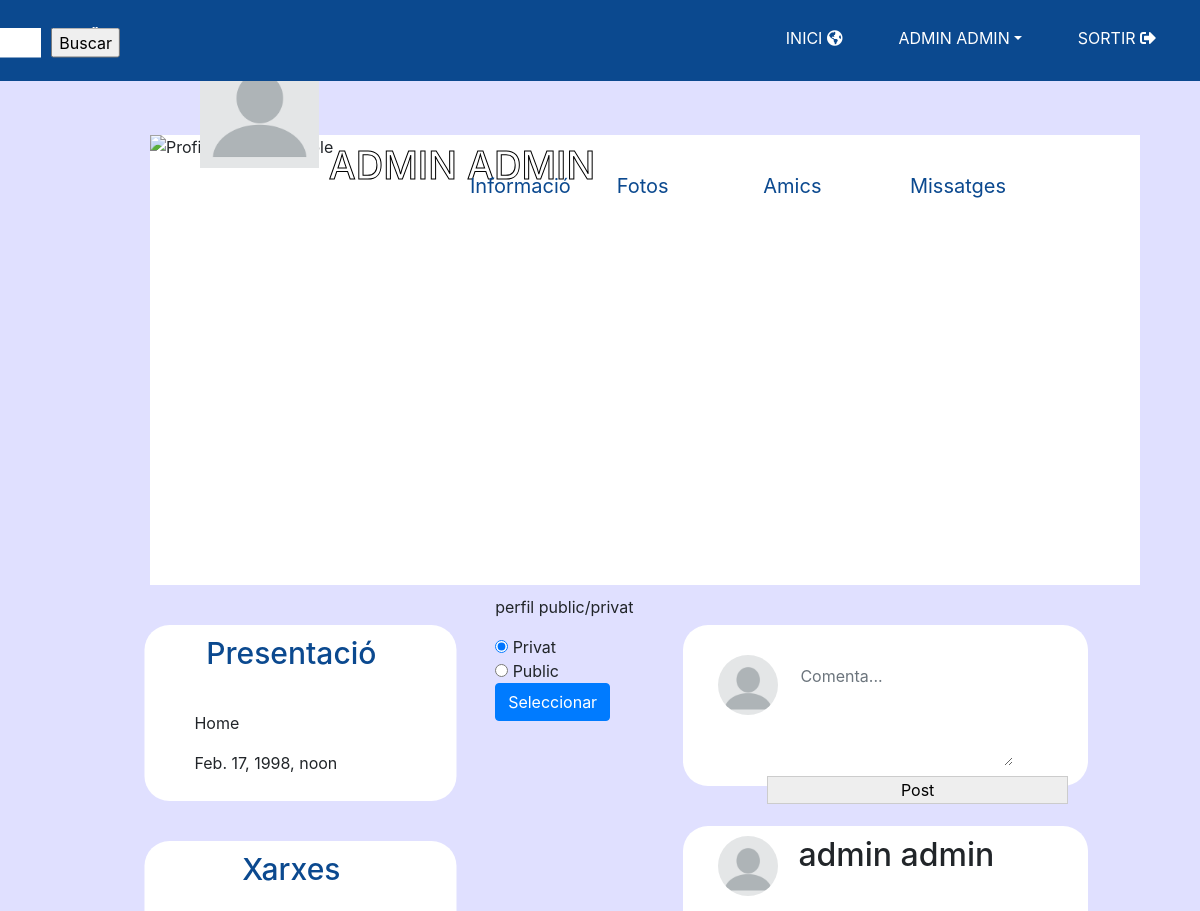
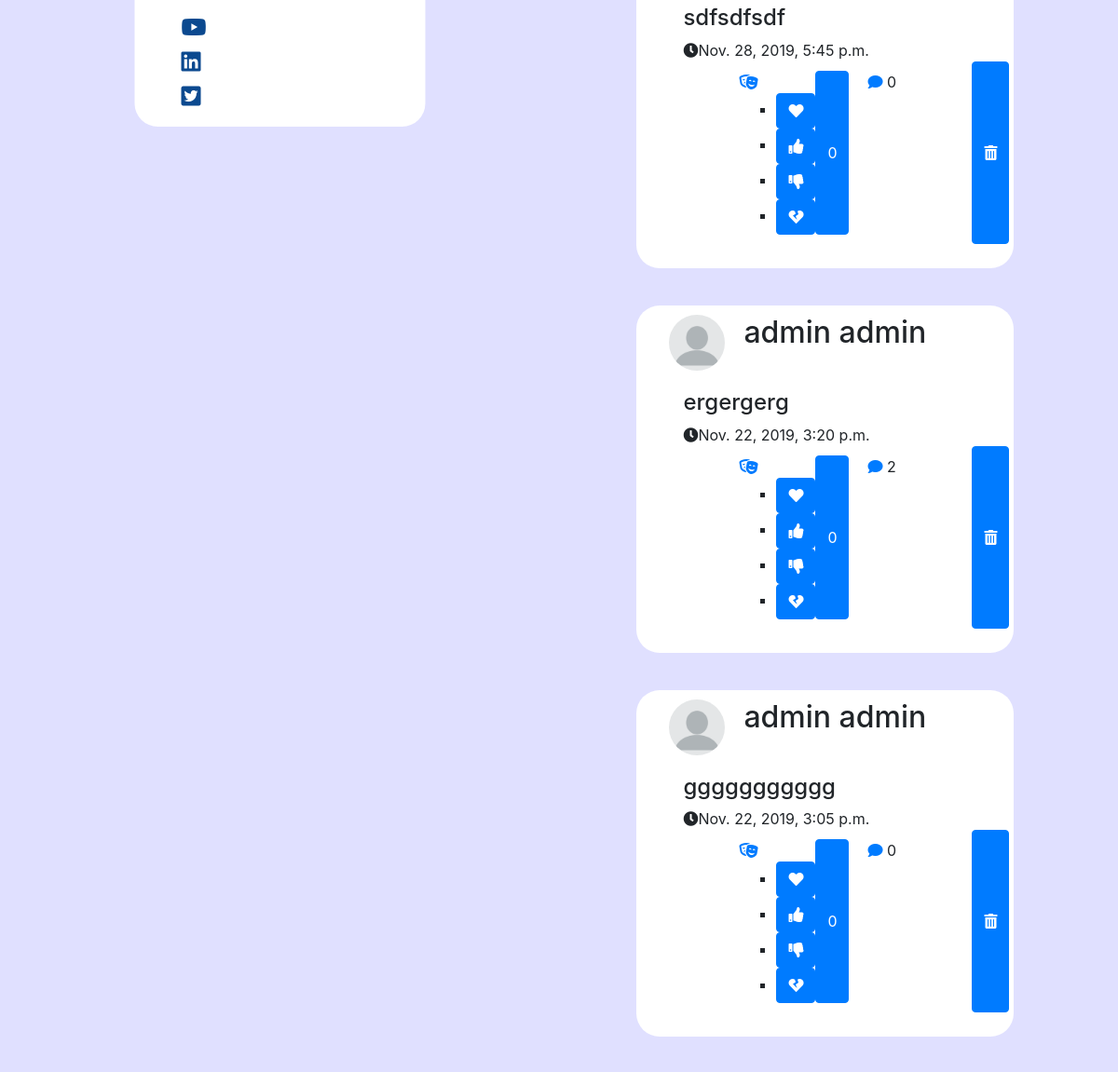
Page /perfil/admin@gmail.com/ (signed in, upper part) on the earlier database version (2 pictures, top to bottom).
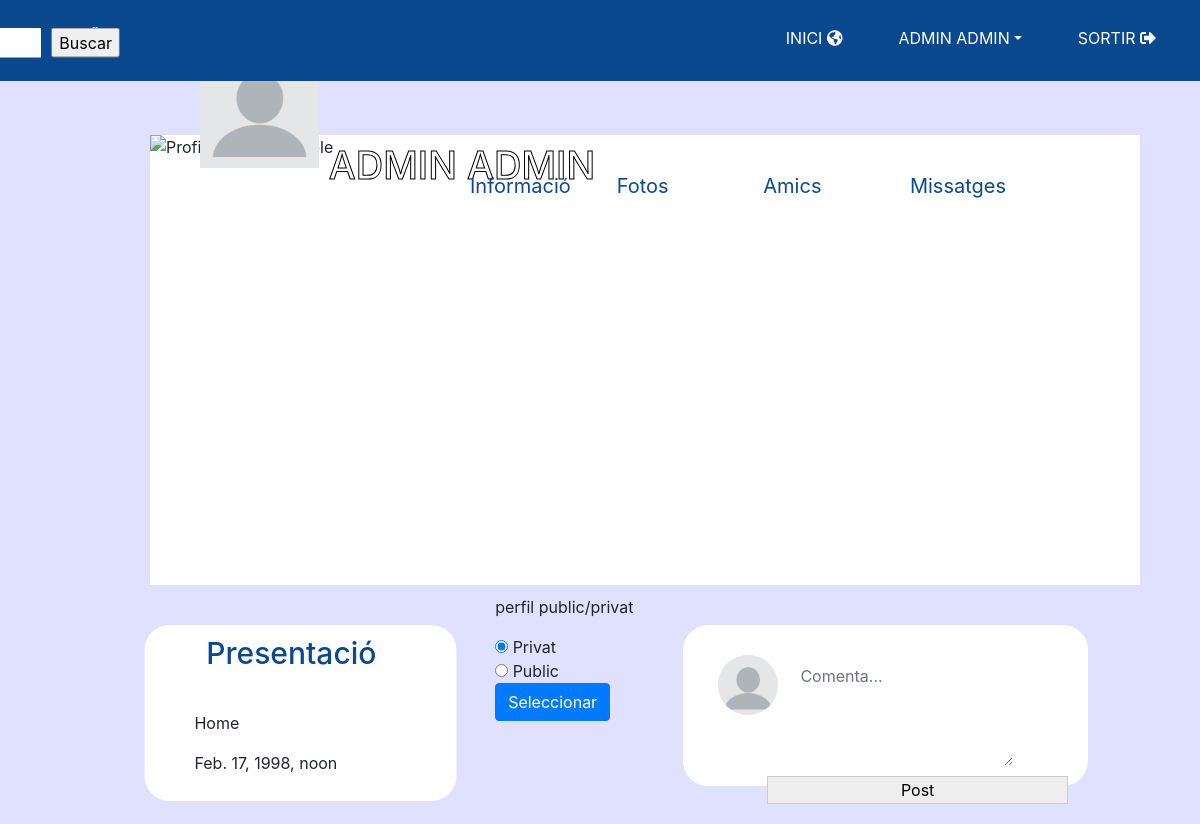
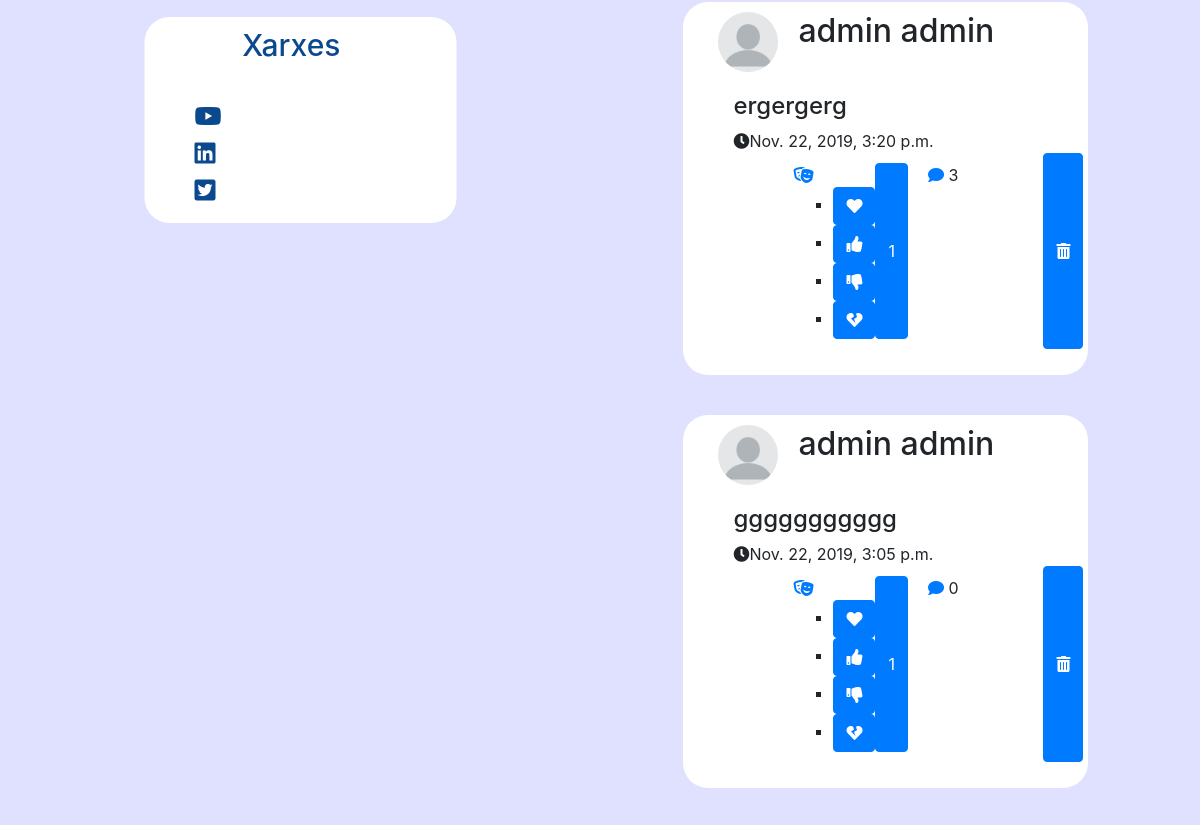
Same page on the later database version (2 pictures, top to bottom).
### likeme/models.py (models this page shows, shortened)
class Posteig(models.Model):
    id = models.AutoField(primary_key=True)
    content = models.CharField(max_length=200)
    user_post = models.ForeignKey(User, on_delete=models.CASCADE)
    creation_date = models.DateTimeField(auto_now_add=True)

class LikeMeUser(AbstractBaseUser):
    email = models.EmailField(verbose_name='email address', max_length=90, unique=True)
    first_name = models.CharField(max_length=30)
    last_name = models.CharField(max_length=30)
    sex = models.IntegerField(default=0)
    birth_date = models.DateTimeField(default=timezone.now)
    phone_number = models.TextField(default=0)
    photo = models.ImageField(upload_to='profiles/', default='profiles/profile_default.png')
    profile_state = models.IntegerField(default=0)
    join_date = models.DateTimeField(verbose_name='join date', auto_now_add=True)
    active = models.BooleanField(default=True)  # can login
    staff = models.BooleanField(default=False)  # staff user non superuser
    admin = models.BooleanField(default=False)  # superuser
    USERNAME_FIELD = 'email'
    REQUIRED_FIELDS = ['first_name', 'last_name', 'sex', 'birth_date', 'phone_number']
    objects = LikeMeUserManager()
    def get_full_name(self):
        return self.first_name + " " + self.last_name
    @property
    def is_active(self):
        return self.active
    def __str__(self):
        return self.get_full_name()

### likeme/views.py (the view, shortened to what this page needs)
# urls.py: path(r'perfil/', views.mirarPerfil, name='mirarPerfil'),
def mirarPerfil(request, email):
    try:
        l = []
        u = User.objects.get(email=email)
        posts = Posteig.objects.filter(user_post=u).order_by('-creation_date')
        for p in posts:
            comments = Comments.objects.filter(posteig_id=p.id)
            likes = Like.objects.filter(post_id=p.id)
            tr = [(q, Reply.objects.filter(posteig_id=q)) for q in comments]
            t = (p, tr, likes)
            l.append(t)
        freq_current_friends = FriendShip.objects.filter(Q(user_sender=request.user, accepted=True)
                                                    | Q(user_receiver=request.user, accepted=True))
        friends = [x.user_sender if x.user_sender != request.user else x.user_receiver for x in freq_current_friends]
        aut = False
        u = LikeMeUser.objects.get(email=email)
        if u.profile_state == 0:
            aut = True
        elif u == request.user:
            aut = True
        elif u.profile_state == 1:
            if u in friends:
                aut = True
            else:
                aut = False
        if aut:
            context = {
                'client': u,
                'posts': l
            }
        else:
            context = {}
    except:
        context = {}
    return render(request, 'likeme/perfil.html', context)

### templates/likeme/perfil.html (shortened to what this page needs)
<!DOCTYPE html>
<html lang="en">
<head>
</head>
<body>
{% extends "likeme/BasePerfil.html" %}
{% load static %}
{% block feed %}
    {% if client == request.user %}
        <form action ="" method ="POST">
            <p> perfil public/privat </p>
            {% if user.profile_state == 1 %}
                <input type="radio" name="profile_status" value="privat" checked="checked"> Privat <br>
                <input type="radio" name="profile_status" value="public"> Public <br>
                <button class="btn btn-primary" id="status_btn" type="submit" name="status_btn">Seleccionar</button>
            {% else %}
                <input type="radio" name="profile_status" value="privat"> Privat <br>
                <input type="radio" name="profile_status" value="public" checked="checked"> Public <br>
                <button class="btn btn-primary" id="status_btn2" type="submit" name="status_btn">Seleccionar</button>
            {% endif %}
        </form>
    {% endif %}
    <div class="md-col-6" id="perfilfeed">
        <form action ="" method="POST">
            <div id="perfilpost">
                <div class="row">
                    <div class="about-img" id="perfilpostfoto"><img src="{{user.photo.url}}" class="img-responsive" alt=""></div>
                    <textarea class="form-control" id="perfilposttext" name="content_post" rows="4" placeholder="Comenta..."></textarea>
                </div>
                <input type="submit" style="float:right" name="post_value" value="Post" align="right" id="perfilpostbutton">
            </div>
            {% for p in posts %}
                <div class="post-bar">
                    <div class="row" id="perfilcommentrow1">
                        <div class="about-img" id="perfilimgcomment"><img src="{{user.photo.url}}" class="img-responsive" alt=""></div>
                        <div id="perfilcommentnom">
                            <h2>{{p.0.user_post}}
                            </h2>
                        </div>
                    </div>
                    <h4> {{ p.0.content }} </h4>
                    <span><i class="fa fa-clock-o"></i>{{p.0.creation_date}}</span>
                    <ul class="row">
                        <ul class="nav" id="post_reaction">
                            <div class="row">
                                <li><a href=""><i class="fas fa-theater-masks"></i></a>
                                    <ul id="reaction_desplegable">
                                        <li><button class="btn btn-primary" id="post_like" type="submit" name="like_value" value="1{{p.0.id}}"><i class="fas fa-heart"></i></button></li>
                                        <li><button class="btn btn-primary" id="post_like" type="submit" name="like_value" value="2{{p.0.id}}"><i class="fas fa-thumbs-up"></i></button></li>
                                        <li><button class="btn btn-primary" id="post_like" type="submit" name="like_value" value="3{{p.0.id}}"><i class="fas fa-thumbs-down"></i></button></li>
                                        <li><button class="btn btn-primary" id="post_like" type="submit" name="like_value" value="4{{p.0.id}}"><i class="fas fa-heart-broken"></i></button></li>
                                    </ul>
                                </li>
                                <button type="button" id="reactioncount" class="btn btn-primary" data-toggle="modal" data-target="#modal{{p.0.id}}">
                                    {{p.2|length}}
                                </button>
                            </div>
                        </ul>
                        <div class="col" id="postcomment"><a data-toggle="collapse" href="#perfilcommentcomment{{p.0.id}}" title=""><i class="fa fa-comment"></i></a> {{p.1|length}} </div>
                        {% if p.0.user_post == request.user %}
                            <button class="btn btn-primary" id="post_delete" type="submit" name="delete_value" value={{p.0.id}}><i class="fas fa-trash-alt"></i></button>
                        {% endif %}
                    </ul>
                </div>
            {% endfor %}
        </form>
    </div>
{% endblock %}

Differences in the rows shown:
removed Posteig: photo (placeholder picture), user_post.last_name "admin admin", content "sdfsdfsdf", creation_date "Nov. 28, 2019, 5:45 p.m.", p "0", {{ p.0.id }} 10 (drawn)
computed for Posteig "ergergerg": p "0" → "1"; p "2" → "3"
computed for Posteig "ggggggggggg": p "0" → "1"
